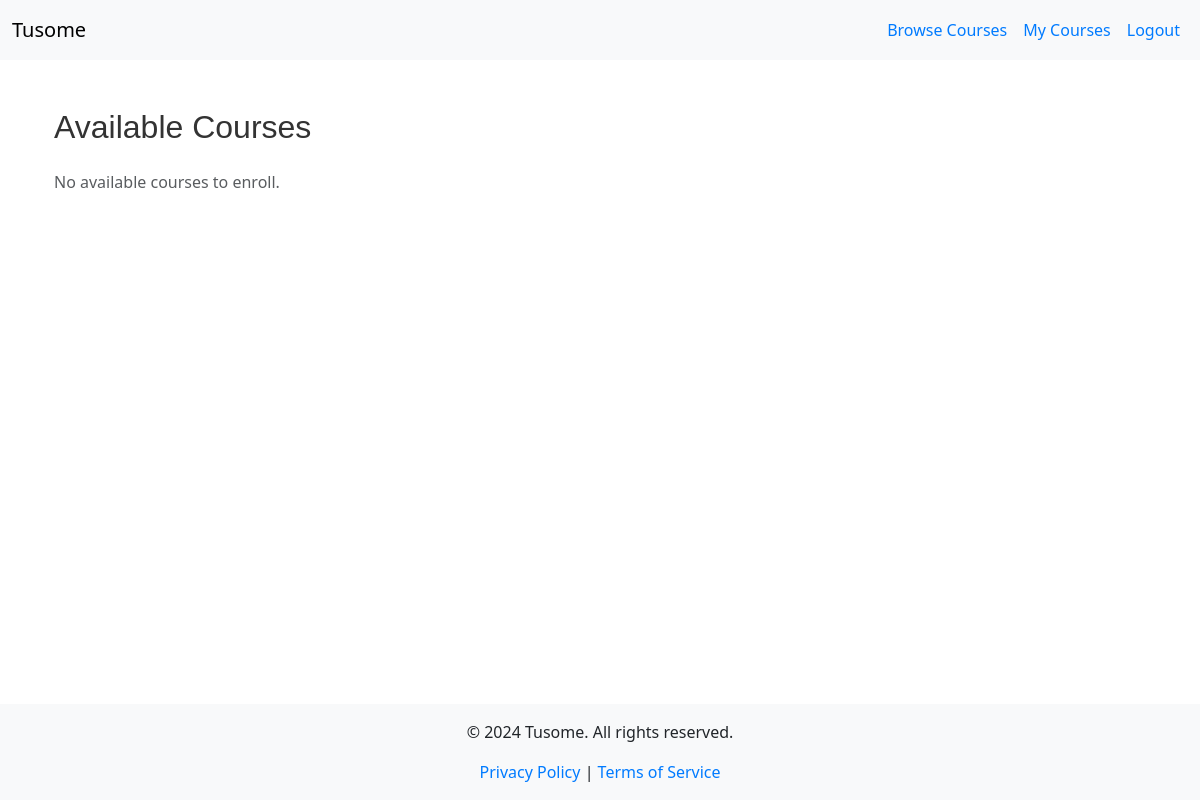
The page /browse_courses (signed in) on the database as committed earlier.
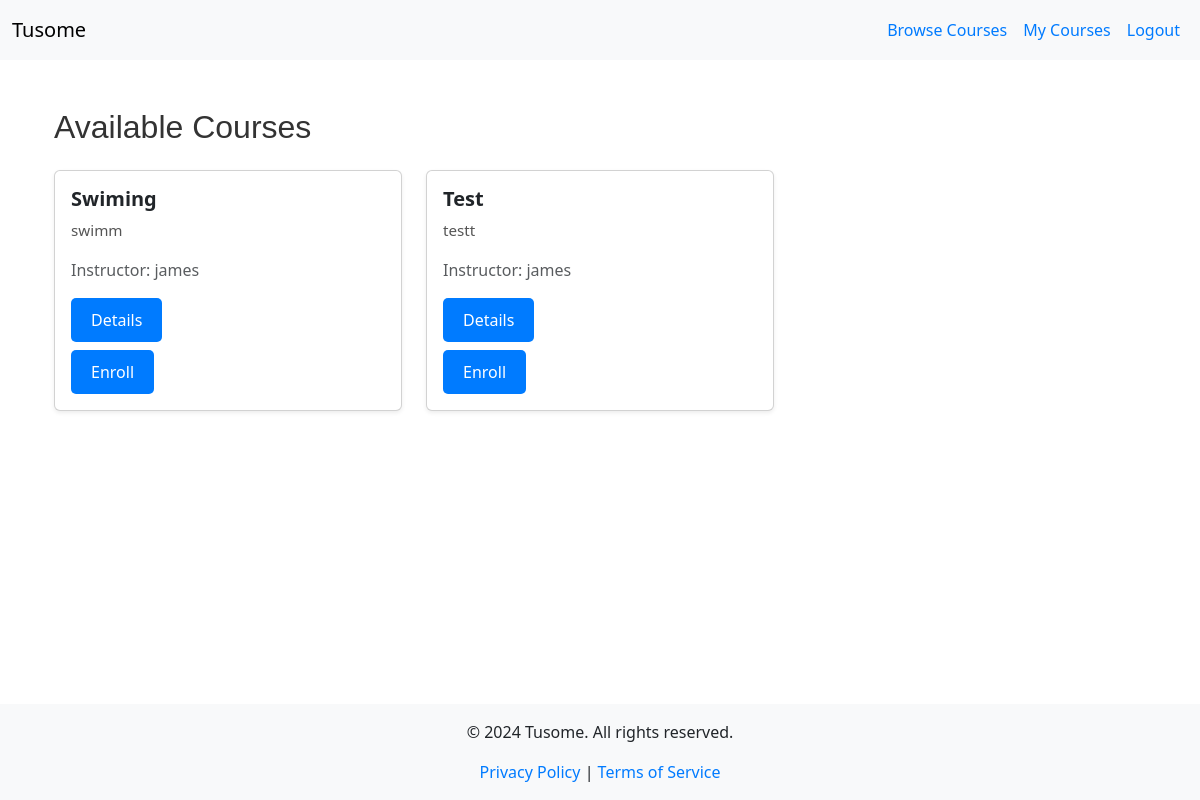
The same page on the database as committed later.
### models.py (models this page shows, shortened)
class Course(db.Model):
    id = db.Column(db.Integer, primary_key=True)
    title = db.Column(db.String(200), nullable=False)
    description = db.Column(db.Text, nullable=False)
    is_featured = db.Column(db.Boolean, default=False)
    instructor_id = db.Column(db.Integer, db.ForeignKey('instructor.id'), nullable=False)
    instructor = db.relationship('Instructor', back_populates='courses')
    lessons = db.relationship('Lesson', back_populates='course', lazy=True)
    quizzes = db.relationship('Quiz', back_populates='course', lazy=True)
    materials = db.relationship('CourseMaterial', back_populates='course', lazy=True)
    enrollments = db.relationship('Enrollment', back_populates='course', lazy=True)
    submissions = db.relationship('Submission', back_populates='course', lazy=True)

class User(UserMixin, db.Model):
    id = db.Column(db.Integer, primary_key=True)
    username = db.Column(db.String(150), unique=True, nullable=False)
    password = db.Column(db.String(150), nullable=False)
    role = db.Column(db.Enum(RoleEnum), nullable=False)  # Using Enum for roles
    instructor = db.relationship('Instructor', back_populates='user', uselist=False)
    student = db.relationship('Student', back_populates='user', uselist=False)

### app.py (the view)
@app.route('/browse_courses')
@role_required(RoleEnum.STUDENT)
def browse_courses():
    enrolled_course_ids = [enrollment.course_id for enrollment in current_user.student.enrollments]
    available_courses = Course.query.filter(~Course.id.in_(enrolled_course_ids)).all()
    form = EnrollCourseForm()
    return render_template('browse_courses.html', courses=available_courses, form=form)

### app.py (called while the page is built)
@app.context_processor
def inject_current_year():
    return {'current_year': datetime.utcnow().year}

@login_manager.user_loader
def load_user(user_id):
    return User.query.get(int(user_id))

@app.context_processor
def inject_roleenum():
    return dict(RoleEnum=RoleEnum)

def role_required(role):
    def decorator(f):
        @wraps(f)
        @login_required  # Ensure the user is logged in
        def decorated_function(*args, **kwargs):
            if current_user.role != role:
                flash('Access denied.', 'danger')
                return redirect(url_for('index'))
            return f(*args, **kwargs)
        return decorated_function
    return decorator

### templates/browse_courses.html (shortened to what this page needs)
{% extends "base.html" %}
{% block content %}
  <div class="container">
    <h2 class="my-4">Available Courses</h2>
    {% if courses %}
      <div class="row">
        {% for course in courses %}
          <div class="col-md-4 mb-4">
            <div class="card h-100 shadow-sm">
              <div class="card-body d-flex flex-column">
                <h5 class="card-title">{{ course.title }}</h5>
                <p class="card-text">
                  {{ course.description[:150] }}{% if course.description|length > 150 %}...{% endif %}
                </p>
                <p class="text-muted">Instructor: {{ course.instructor.user.username }}</p>
                <div class="mt-auto">
                  <a href="{{ url_for('course_details', course_id=course.id) }}" class="btn btn-primary mb-2">Details</a>
                  <form action="{{ url_for('enroll', course_id=course.id) }}" method="POST">
                    <button type="submit" class="btn btn-success" onclick="return confirm('Are you sure you want to enroll in this course?');">Enroll</button>
                  </form>
                </div>
              </div>
            </div>
          </div>
        {% endfor %}
      </div>
    {% else %}
      <p class="text-muted">No available courses to enroll.</p>
    {% endif %}
  </div>
{% endblock %}

Rows that differ between the two databases and show on the page:
now on this page (row edited): Course: title "Swiming", description "swimm", instructor.user.username "james"
now on this page (row edited): Course: title "Test", description "testt", instructor.user.username "james"
Other text that changed with them:
text no longer shown: "No available courses to enroll."
